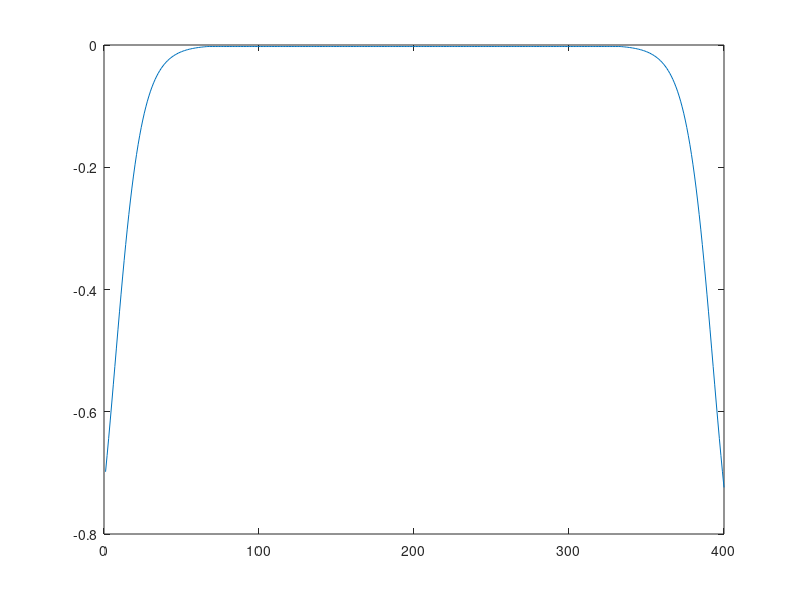
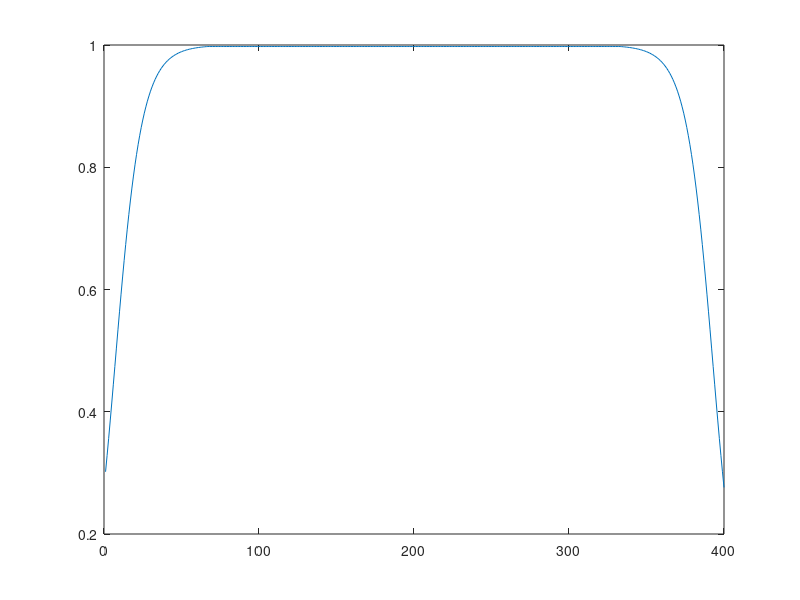
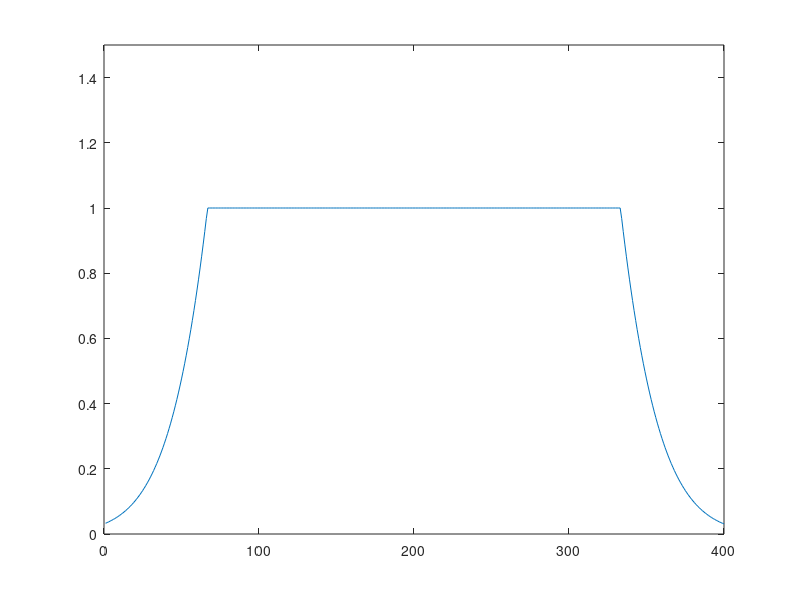
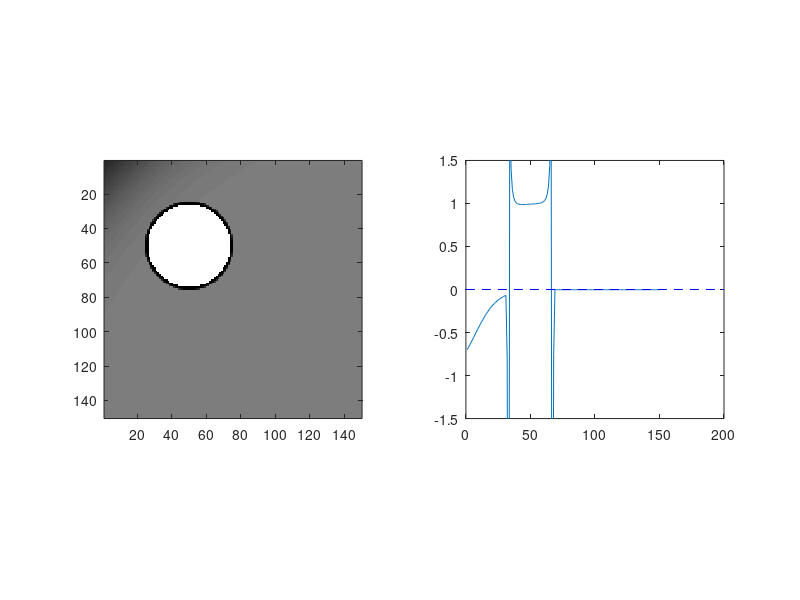

MATLAB code for these plots, in order:
%
% 10-9-2013 note save 'sta2' as model V1 cell RF
%
% source: http://www.icn.ucl.ac.uk/courses/MATLAB-Tutorials/Elliot_Freeman/html/gabor_tutorial.html
close all
clear all

nW = 2; %n of Sun
L50W = .05; %L50 of Sun (originally 0.1) try 0.01
amp = 16; %saturation of Sun (originally 32) try 4.5
ampB=1; %saturation of Linear Venus 
ampBNL=-16; %saturation of Nonlinear Venus (originally -15)
nB =1; %n of Venus
L50B = 0.05; %L50 of Venus

pix_per_deg=18/8; %/8 for Hartley8
s1=linspace(0,2*pi,100);

%%
%============================================
% white Gauss
imSize = 400;    % image size: n X n
lamda = imSize*2*2;     % wavelength (number of pixels per cycle)
theta = 0;    % grating orientation
sigma = 80;    % gaussian standard deviation in pixels
phase = 0.25;    % phase (0 -> 1)
trim = .05;    % trim off gaussian values smaller than this

%%
%=======make linear ramp
X = 1:imSize;             % X is a vector from 1 to imageSize
X0 = (X / imSize) - .5;    % rescale X -> -.5 to .5

%%
%=============Now make a 2D grating
% Start with a 2D ramp use meshgrid to make 2 matrices with ramp values across columns (Xm) or across rows (Ym) respectively

[Xm Ym] = meshgrid(X0, X0);             % 2D matrices
% imagesc( [ Xm Ym ] );                   % display Xm and Ym
% colorbar; axis on                      % add colour bar to see values

%%
%=============Make 2D gaussian blob
s = sigma / imSize;                     % gaussian width as fraction of imageSize
gaussW = exp( -(((Xm.^2)+(Ym.^2)) ./ (2* s^2)) ); % formula for 2D gaussian
curveW = diag(gaussW);
%figure(1);plot(curveW); colormap(gray);                   % display
%axis on; axis image;     % use gray colormap

%%
%NONLINEARITY gaussW
% nW = 2.2;
% L50W = 0.1;
gaussW=(gaussW*amp); %originally gaussW=(gaussW*amp)-1
gaussW(gaussW>1)=1;
figure(3); plot(diag(gaussW)); ylim([0 1.5]);
gaussWNL= (gaussW.^nW)./(L50W^nW+gaussW.^nW);
figure(2); plot(diag(gaussWNL));
gaussWNL = gaussWNL - 1;
figure(1);plot(diag(gaussWNL));
nonlinear = linspace(0,1,100);
nonlinear = (nonlinear.^nW)./(L50W^nW+nonlinear.^nW);
% curveNL = diag(nonlinear);
%figure(1);plot(nonlinear); colormap(gray);  
temp = [1 100];
%figure(2);plot(temp.^nW)./(L50W^nW+temp.^nW);% ylim([-2 30]); axis square;

%%
% ==========================================
% black Gauss
% imSize = 48;    % image size: n X n
% lamda = 96*2;     % wavelength (number of pixels per cycle)
% theta = 0;    % grating orientation
sigma = 7;    % gaussian standard deviation in pixels (originally 3)
phase = 0.75;    % phase (0 -> 1)
trim = .05;    % trim off gaussian values smaller than this
x_pos=102; % centr pos =24,24
y_pos=102;

%gaussW=(gaussW*amp)-1;
%gaussWNL=gaussWNL*2;
% curve = diag(gaussWNL);
% figure(3);plot(curve); ylim([-2 30]); axis square;
% hold on;
% plot([0 400],[1 1],'r');
% hold off;
% fname=['C:\Users\Tyler\Desktop\Matlab\gaussWNL2.png'];
% saveas(3,fname);
% curveW = diag(gaussW);
% figure(2);plot(curveW); ylim([-2 30]); axis square;
% hold on;
% plot([0 400],[1 1],'r');
% hold off;
% fname=['C:\Users\Tyler\Desktop\Matlab\gaussW2.png'];
% saveas(2,fname);


for i=150:-1:50
%i=75;
x_pos=i; % sim_real1 is 66,83
y_pos=i;
%%
%=======make linear ramp
X = 1:imSize;             % X is a vector from 1 to imageSize
XB = (X / imSize) - .5;    % rescale X -> -.5 to .5
YB= (X / imSize) - .5; 
XB=circshift(XB,[0 x_pos-imSize/2]);
YB=circshift(YB,[0 y_pos-imSize/2]);
%%
%=============Now make a 2D grating
% Start with a 2D ramp use meshgrid to make 2 matrices with ramp values across columns (Xm) or across rows (Ym) respectively

[Xm Ym] = meshgrid(XB, YB);             % 2D matrices
% imagesc( [ Xm Ym ] );   
% imagesc( [ Xm ] );% display Xm and Ym
% colorbar; axis on                      % add colour bar to see values

%%
%=============Make 2D gaussian blob
s = sigma / imSize;                     % gaussian width as fraction of imageSize
gaussB = -exp( -(((Xm.^2)+(Ym.^2)) ./ (2* s^2)) ); % formula for 2D gaussian
ind=find(gaussB>-.0011);
gaussB(ind)=0;
ind=find(gaussB~=0);
gaussB=gaussB*ampB;
curveB = diag(gaussB);
%figure(9);plot(curveB); colormap(gray); %xlim([0 200]);
% gaussB(ind)=gaussB(ind)*-1;
%figure(2);imagesc( gaussB, [-1 1] ); colormap(gray)                       % display
%axis on; axis image;     % use gray colormap

%%
%NONLINEARITY gaussB
% nB = 1;
% L50B = 0.1;
gaussBNL=gaussB.*-1;
gaussBNL= gaussBNL.*ampBNL;
gaussBNL= (gaussBNL.^nB)./(L50B^nB+gaussBNL.^nB);
nonlinear = linspace(0,1,100);
nonlinear = (nonlinear.^nB)./(L50B^nB+nonlinear.^nB);
%figure(2);plot(nonlinear); colormap(gray);  

%%
% amp = 32;
%gaussW=gaussW*2;
% gaussW=(gaussW*amp)-1;
% %gaussWNL=gaussWNL*2;
% gaussWNL=(gaussWNL*amp)-1;
%gaussWNL(gaussWNL>1)=1;
% gaussW=gaussW*3;
gaussWB=gaussW+gaussB;
gaussWNLB = gaussWNL + gaussB;
gaussWNLBNL = gaussWNL + gaussBNL;
gaussWNLBNL = gaussWNLBNL(1:150,1:150);
%curve3 = diag(gaussWNLBNL);
%subplot(1,4,4);drawmat(gaussWNLBNL,.2,.01,10,'r'); axis square;
%gaussWNLBNL(gaussWNLBNL>1)=1;
%gaussWNLBNL(gaussWNLBNL<-1)=-1;
%[BW1 thresh] = edge(interp2(gaussWNLBNL,'spline',8),'canny',[0.04,0.06],0.1); figure(5); clf;ttx=BW1*0+1; imshow(xor(BW1,ttx));
%[BW1 thresh] = edge(gaussWNLBNL,'canny',[0.02,0.06],0.5); subplot(1,4,3); ttx=BW1*0+1; imshow(xor(BW1,ttx));

%[0.02,0.05],0.05
figure(4);
subplot(1,2,1);imagesc( gaussWNLBNL, [-1 1] ); colormap('gray'); axis on; axis image;%axis on; title('White Nonlinear Black Nonlinear');
%hold on; plot([0 400],[0 400],'k--'); hold off;
%subplot(2,3,1);imagesc( gaussWB, [-1 1] ); colormap(gray); axis on; axis image; title('Linear');
%subplot(2,3,2);imagesc( gaussWNLB, [-1 1] ); colormap(gray); axis on; axis image; title('White Nonlinear'); 
%subplot(2,3,3);imagesc( gaussWNLBNL, [-1 1] ); colormap(gray); axis on; axis image; title('White Nonlinear Black Nonlinear');     
% use gray colormap

% subplot(1,3,1);imagesc( gaussWNLBNL, [-1 1] ); colormap(gray); axis on; axis image; title('White Nonlinear Black Nonlinear');  
curve1 = diag(gaussBNL);
curve2 = diag(gaussWNL);
curve3 = diag(gaussWNLBNL);
%figure(10); plot(curve3); %ylim([-2 2]);
% hold on;
% plot([0 400],[1 1],'k--');
% plot([0 400],[-1 -1],'k--');
% %plot([0 400],[0 0],'k');
% hold off;
%subplot(2,3,4);plot(curve1);ylim([-amp amp]);
%subplot(1,3,2);
%figure(5);plot(curve2);ylim([-1 1]); axis square;
% hold on; plot(curve1,'r');
% hold off;
subplot(1,2,2);plot(curve3);ylim([-1.5 1.5]); axis square;
hold on;
plot([0 200],[0 0],'b--');
hold off;
%imwrite(gaussWNLBNL,'simulation.png');
% fname=['C:\Users\Tyler\Desktop\Matlab\aureole\aureole' num2str(i) '.png'];
% saveas(4,fname);
% fname=['C:\Users\Tyler\Desktop\Matlab\combined\combined' num2str(i) '.png'];
% saveas(6,fname);
% fname=['C:\Users\Tyler\Desktop\Matlab\red_blue\red_blue' num2str(i) '.png'];
% saveas(5,fname);
pause();
end
